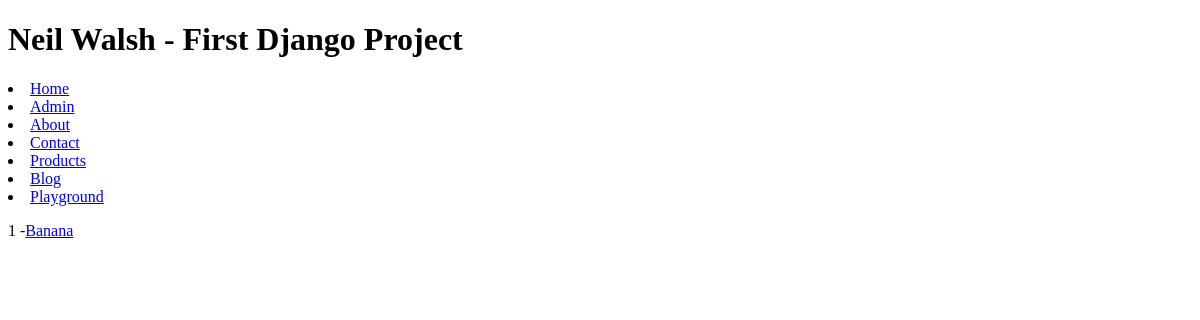
The app's page /products/, older data.
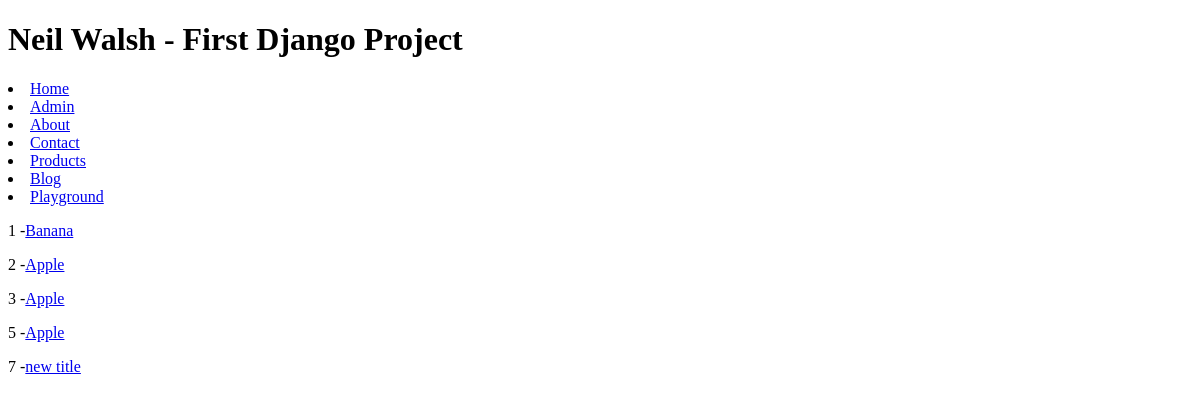
The same page, newer data.
### products/models.py (models this page shows)
class Product(models.Model):
    title       = models.CharField(max_length=120) #max_length required
    description = models.TextField(blank=True,null=True)
    price       = models.DecimalField(decimal_places=2, max_digits=10000)
    summary     = models.TextField(blank=False,null=False)
    featured    = models.BooleanField(default=True) # null=True or default =True
    def get_absolute_url(self):
        return reverse("products:product-detail", kwargs={"my_id": self.id})

### products/views.py (the view)
# urls.py: path('', product_list_view, name='product-list'), #list all products
def product_list_view(request):
    queryset = Product.objects.all()# list of objects
    context = {
        "object_list" : queryset
    }
    return render(request, "products/product_list.html", context)

### products/templates/products/product_list.html
{% extends 'base.html' %}
{%  block content %}
{% for instance in object_list %}
    <p>{{ instance.id }} -<a href='{{ instance.get_absolute_url}}'>{{ instance.title }}</a></p>
{% endfor %}
{% endblock %}

### templates/base.html (shortened to what this page needs)
<!doctype html>
<html>
<head>
</head>
<body>
    <h1>Neil Walsh - First Django Project</h1>
    <li> <a href="{% url 'home' %}">Home</a></li>
    <li> <a href="{% url 'admin:index' %}">Admin</a></li>
    <li> <a href="{% url 'about' %}">About</a></li>
    <li> <a href="{% url 'contact' %}">Contact</a></li>
    <li> <a href="{% url 'products:product-list' %}">Products</a></li>
    <li> <a href="{% url 'articles:article-list' %}">Blog</a></li>
    <li> <a href="{% url 'playground:hello' %}">Playground</a></li>
    {% block content %}{% endblock %}
</body>
</html>

Row changes from the older to the newer data that the page shows:
added Product: id "2", title "Apple"
added Product: id "3", title "Apple"
added Product: id "5", title "Apple"
added Product: id "7", title "new title"
